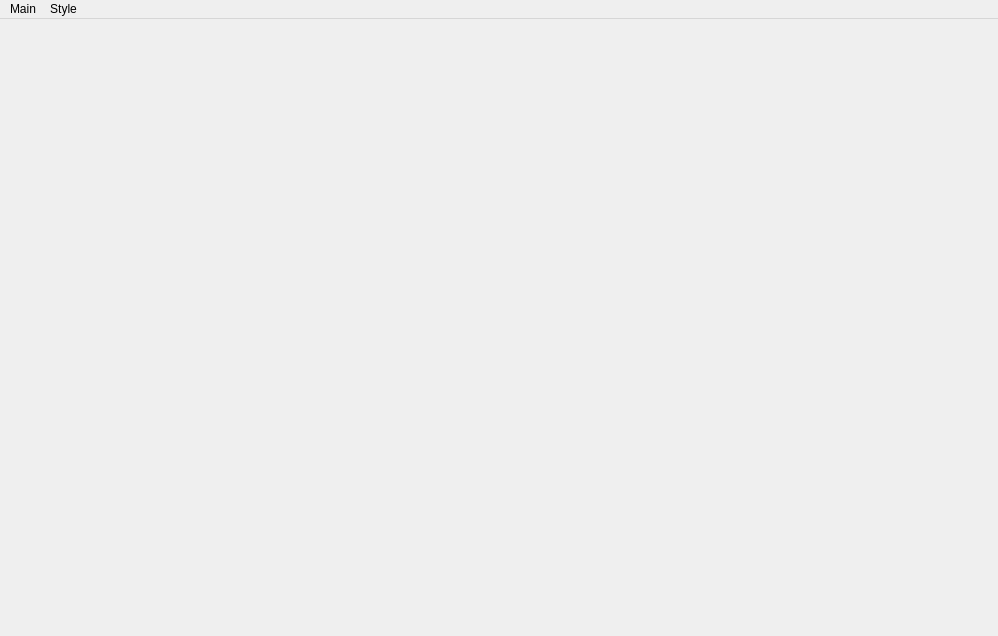
<?xml version="1.0" encoding="UTF-8"?>
<ui version="4.0">
 <class>MainWindow</class>
 <widget class="QMainWindow" name="MainWindow">
  <property name="geometry">
   <rect>
    <x>0</x>
    <y>0</y>
    <width>998</width>
    <height>636</height>
   </rect>
  </property>
  <property name="windowTitle">
   <string>MainWindow</string>
  </property>
  <widget class="QWidget" name="centralWidget"/>
  <widget class="QMenuBar" name="menuBar">
   <property name="geometry">
    <rect>
     <x>0</x>
     <y>0</y>
     <width>998</width>
     <height>21</height>
    </rect>
   </property>
   <widget class="QMenu" name="menuMain">
    <property name="title">
     <string>Main</string>
    </property>
    <addaction name="actionExit"/>
   </widget>
   <widget class="QMenu" name="menuStyle">
    <property name="title">
     <string>Style</string>
    </property>
    <addaction name="actionColor"/>
    <addaction name="actionSize"/>
   </widget>
   <addaction name="menuMain"/>
   <addaction name="menuStyle"/>
  </widget>
  <action name="actionExit">
   <property name="text">
    <string>Exit</string>
   </property>
  </action>
  <action name="actionColor">
   <property name="text">
    <string>Color</string>
   </property>
  </action>
  <action name="actionSize">
   <property name="text">
    <string>Size</string>
   </property>
  </action>
 </widget>
 <layoutdefault spacing="6" margin="11"/>
 <resources/>
 <connections/>
</ui>
